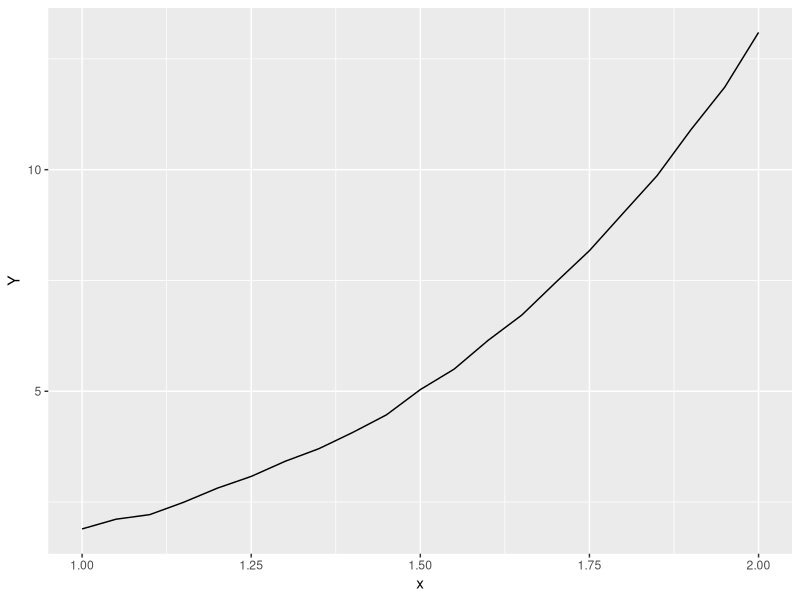

This chart was generated by the following R code: (Note: this script raises an error after producing the figure.)
## ---- chunk 1
  Y <- function(x, teta, eps) {
    return (teta[1] + teta[2]*x + teta[3]*x**2 + teta[4]*x**3 + teta[5]*x**4 + eps)
  }
## ---- chunk 2
  #1
  a = 1
  b = 2
  n = 20
  m = 5
  
  mean = 0
  sd = 0.04
  
  tetas <- c(0.1, 1.1, 0.7, -1, 1)
  x <- seq(a, b, (b - a) / n)
## ---- chunk 3
  #2
  eps <- rnorm(n + 1, mean=mean, sd=sd)
  Y <- Y(x, teta=tetas, eps=eps)
## ---- chunk 4

  #install.packages("ggplot2")
  library(ggplot2)
  
  
  df <- data.frame(Y, x)
  ggplot(data=df, aes(x=x, y=Y))  + geom_line()

## ---- chunk 5
#3
  X_mat = matrix(1, nrow = n + 1, ncol = 5)
  
  for (i in 1:(n + 1)) {
    for (j in 1:m) {
      X_mat[i, j] = x[i]**(j - 1) 
    }
  }
  
  B = t(X_mat) %*% X_mat
  B_inv = inv(B)
  library(pracma)
  
  Tetas_LS = B_inv %*% t(X_mat) %*% Y
  
  print(Tetas_LS)
 
## ---- chunk 6
  Y_cap <- function(x) {
    return (Tetas_LS[1] + Tetas_LS[2]*x + Tetas_LS[3]*x**2 + Tetas_LS[4]*x**3 + Tetas_LS[5]*x**4 + eps)
  }
## ---- chunk 7
  Y_cap <- Y_cap(x)
## ---- chunk 8
  df <- data.frame(Y_cap, Y, x)
  ggplot(data=df, aes(x))  + geom_line(aes(y=Y), color='green') + geom_line(aes(y=Y_cap), color='red')
## ---- chunk 9
  #4
  
  RSS = t(Y - X_mat %*% Tetas_LS) %*% (Y - X_mat %*% Tetas_LS)

  Siqma_square = RSS/(n - m)
  print(Siqma_square)

## ---- chunk 10
  #5

  alpha = 0.01
  
  q1 = qchisq(alpha/2, df=(n - m))
  q2 = qchisq(1 - alpha/2, df=(n - m))
  cat("Квантиль 1", q1, "\n")
  cat("Квантиль 2", q2, "\n")
  
  cat("Доверительный интервал [", RSS/q2, ",", RSS/q1, "]", "с уровнем значимости ", alpha, "\n")
  
## ---- chunk 11
  
  q = qt(1-alpha/2, df=(n - m))

  cat("Квантиль ", q, "\n")

  
  for (i in 1:m) {
    cat("Доверительный интервал для teta" , i,  "[", Tetas_LS[i] - q * sqrt(Siqma_square * B_inv[i, i]), "," , Tetas_LS[i] + q * sqrt(Siqma_square * B_inv[i, i]), "] с уровнем значимости ", alpha, "\n")
  }
  
